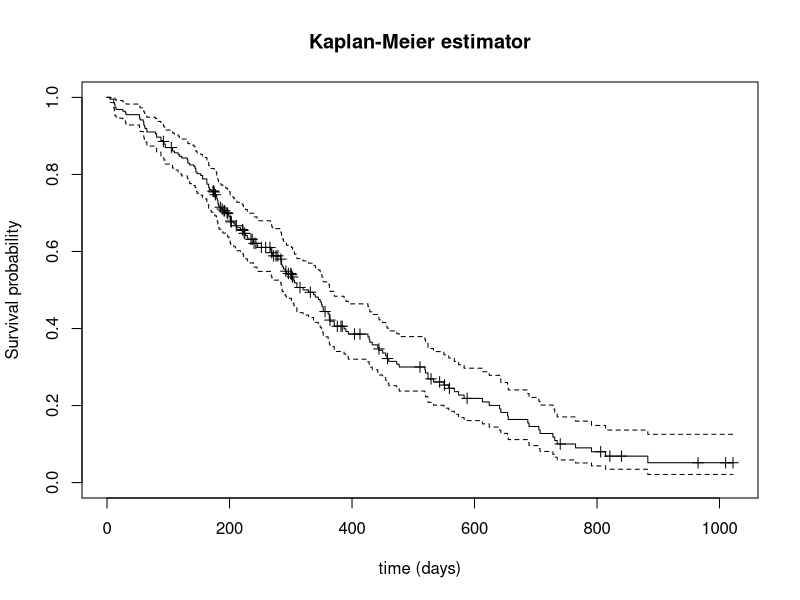
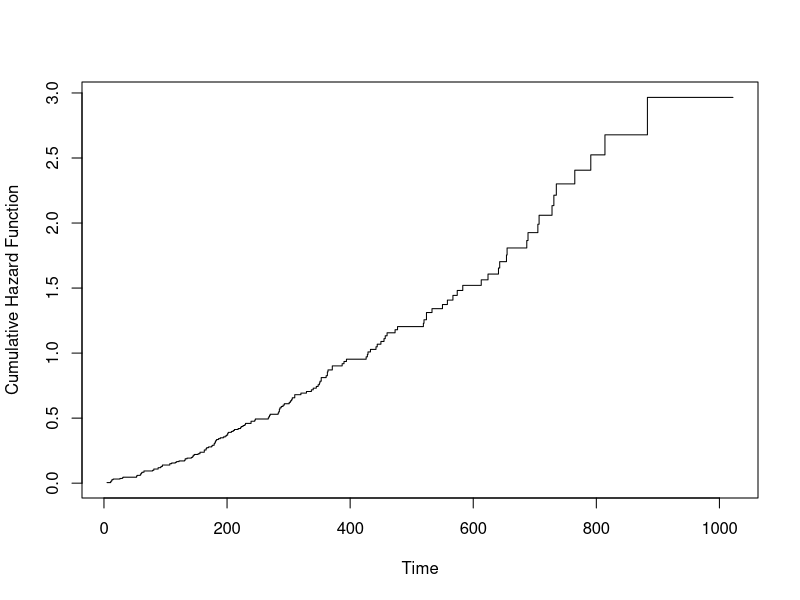
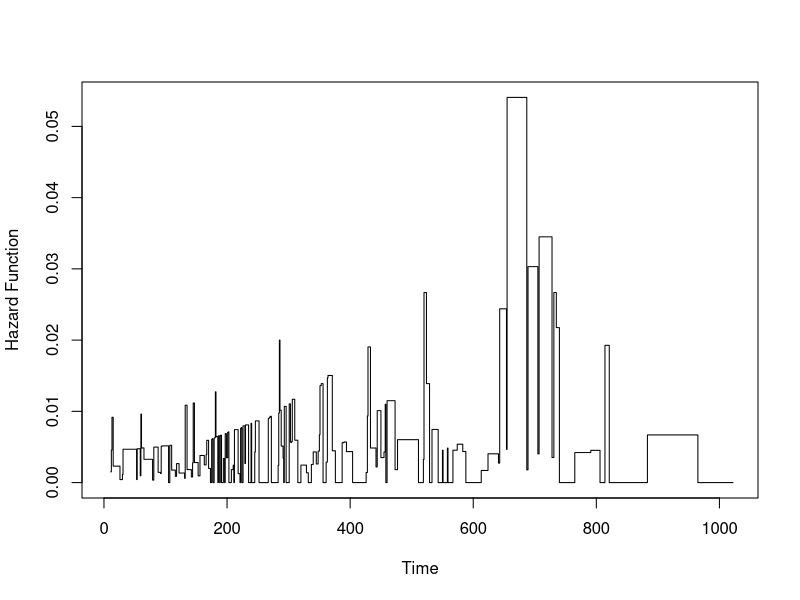
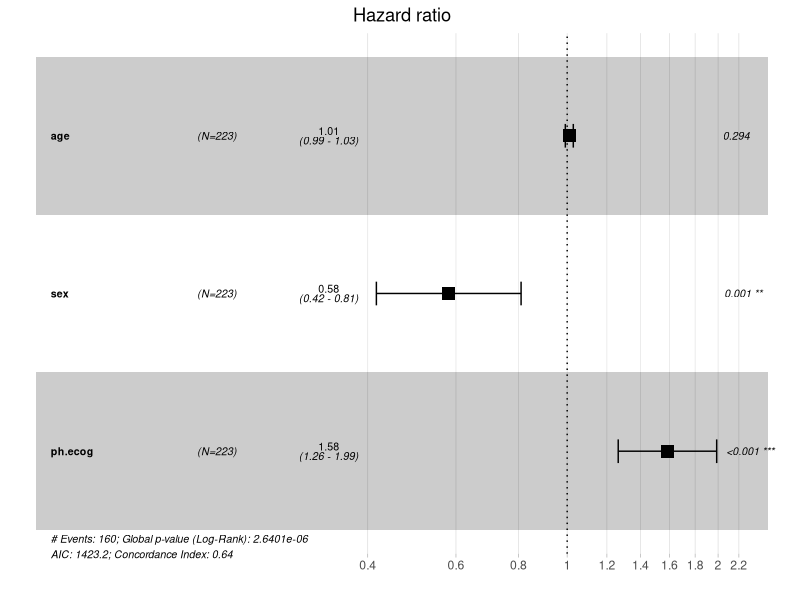
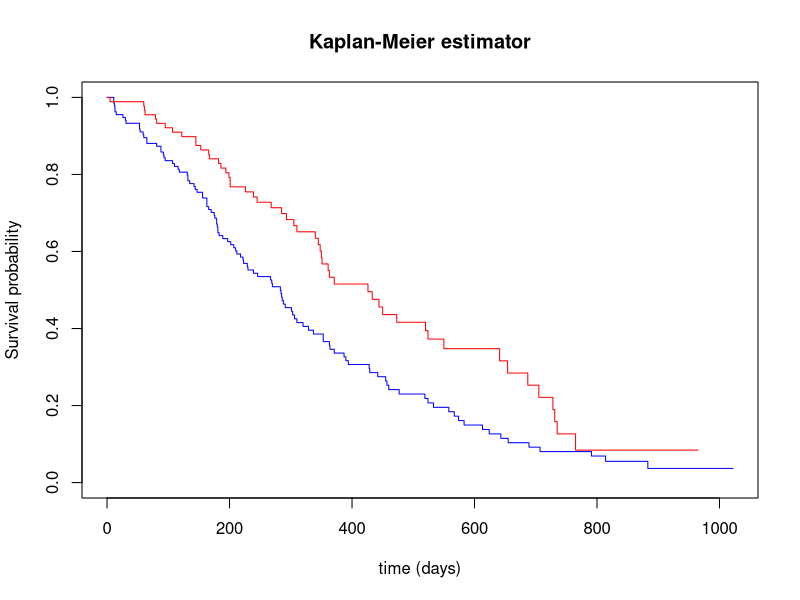
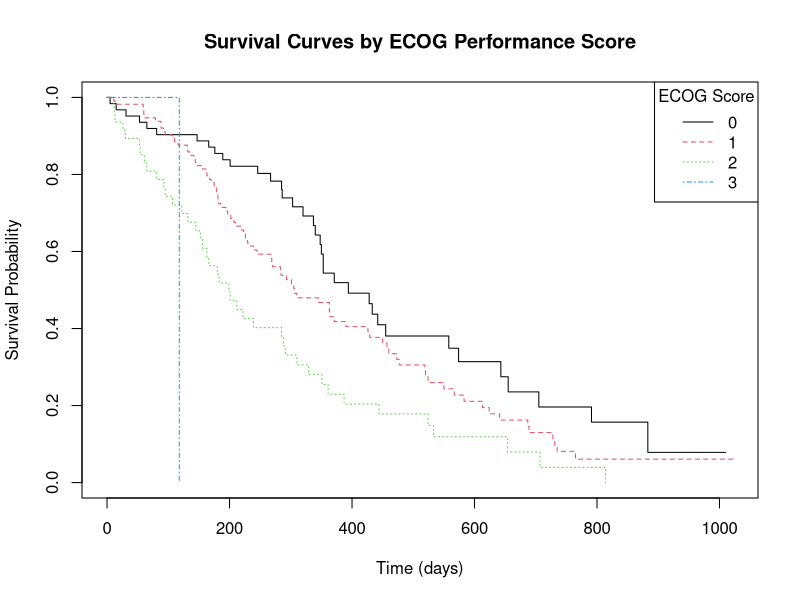

Write R code to recreate these figures, in order.
## ---- chunk 1
library(survival)
data(cancer)
head(cancer)
df <- cancer

## ---- chunk 2
colSums(is.na(df))
## ---- chunk 3
library(dplyr)
clean_data <- df %>%
  filter(!is.na(ph.ecog) & !is.na(ph.karno) & !is.na(pat.karno)) %>%
  mutate(
    meal.cal = ifelse(is.na(meal.cal), mean(meal.cal, na.rm = TRUE), meal.cal),
    wt.loss = ifelse(is.na(wt.loss), mean(wt.loss, na.rm = TRUE), wt.loss)
  )
## ---- chunk 4
colSums(is.na(clean_data))
## ---- chunk 5

survival <- survfit(formula = Surv(time, status) ~ 1, data = clean_data)
survival

## ---- chunk 6

plot(survival, mark.time = TRUE,
     main = "Kaplan-Meier estimator",
     ylab = "Survival probability",
     xlab = "time (days)")


## ---- chunk 7
cumul_hazard <- -log(survival$surv)

plot(survival$time, cumul_hazard, type = "s", xlab = "Time", ylab = "Cumulative Hazard Function")
## ---- chunk 8
H1 <- survival$time[which.min(abs(cumul_hazard - 1))]

H1
## ---- chunk 9
hazard <- diff(cumul_hazard) / diff(survival$time)

hazard <- c(NA, hazard)

plot(survival$time, hazard, type = "s", col = "black", xlab = "Time", ylab = "Hazard Function")
## ---- chunk 10
cox_model <- coxph(Surv(time, status) ~ age + sex + ph.ecog, data = clean_data)
summary(cox_model)
## ---- chunk 11

library(survminer)
# visualization of CI
ggforest(cox_model, data = clean_data)

## ---- chunk 12

print(paste(sum(clean_data$sex == 1), "males"))
print(paste(sum(clean_data$sex == 2), "females"))

## ---- chunk 13
survival_male <- survfit(Surv(time, status) ~ 1, data = clean_data[clean_data$sex == 1, ])
survival_female <- survfit(Surv(time, status) ~ 1, data = clean_data[clean_data$sex == 2, ])



plot(survival_male, conf.int = FALSE,
     main = "Kaplan-Meier estimator",
     ylab = "Survival probability",
     xlab = "time (days)",
     col = "blue")

lines(survival_female, conf.int = FALSE,
     main = "Kaplan-Meier estimator",
     ylab = "Survival probability",
     xlab = "time (days)",
     col = "red")


## ---- chunk 14
# Fit the survival model by ECOG performance score 
fit_ecog <- survfit(Surv(time, status == 2) ~ ph.ecog, data = clean_data) 
 
# Plot the survival curves 
plot(fit_ecog, col = 1:4, lty = 1:4, xlab = "Time (days)", ylab = "Survival Probability", main = "Survival Curves by ECOG Performance Score") 
legend("topright", legend = levels(factor(cancer$ph.ecog)), col = 1:4, lty = 1:4, title = "ECOG Score") 
## ---- chunk 15
as.data.frame(table(clean_data$ph.ecog))
